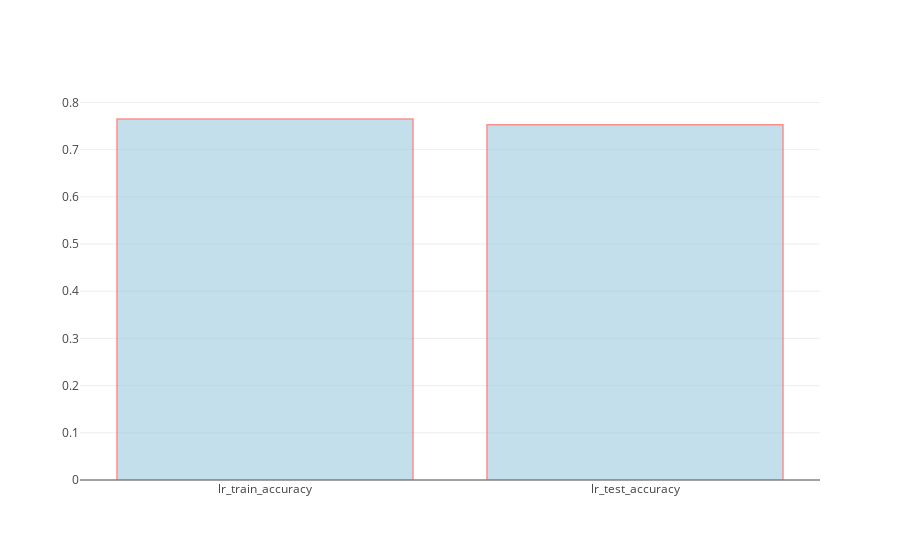

The notebook cell this image was saved under:
### Code cell
data = [go.Bar(
            x=["lr_train_accuracy","lr_test_accuracy"],
            y=[lr_train_accuracy,lr_test_accuracy],
            marker=dict(color='rgb(158,202,225)',
            line=dict(color='rgba(254, 69, 62, 1)',
            width=1.5),
        ),
    opacity=0.6
    )]

iplot(data, filename='text-hover-bar')

### Figure 1 — Plotly figure (JSON) as saved in the notebook; plotly's stock layout.template omitted (floating-point values rounded to 4 significant figures)
{"data": [{"marker": {"color": "rgb(158,202,225)", "line": {"color": "rgba(254, 69, 62, 1)", "width": 1.5}}, "opacity": 0.6, "type": "bar", "uid": "94bfd14a-4114-11e9-bb12-2816ad271347", "x": ["lr_train_accuracy", "lr_test_accuracy"], "y": [0.765, 0.7527]}], "layout": {}}
